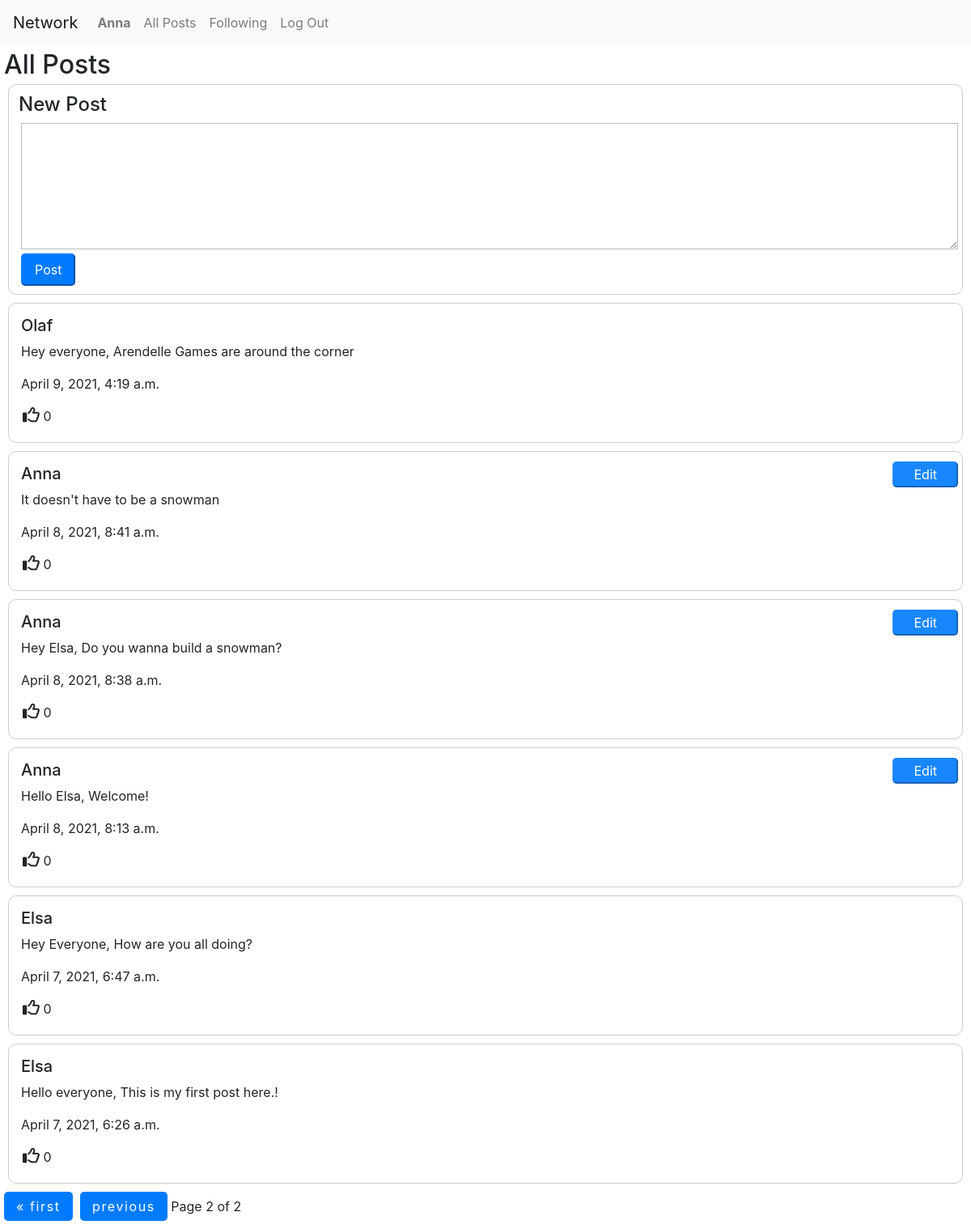
Screenshot of /?page=2 (signed in) with the database file from the repository.
### network/models.py (models this page shows, shortened)
class User(AbstractUser):
    pass

class Post(models.Model):
    name = models.ForeignKey(User, on_delete=models.CASCADE, related_name="user_posts")
    content = models.TextField()
    likes = models.IntegerField(default=0)
    timestamp = models.DateTimeField(auto_now_add=True)

### network/views.py (the view)
# urls.py: path("", views.index, name="index"),
@csrf_exempt
def index(request):
    postings = Post.objects.all().order_by('-timestamp')
    paginator = Paginator(postings, 10)
    page_number = request.GET.get('page')
    page_obj = paginator.get_page(page_number)
    liked_posts = []
    for page in page_obj:
        a = Like.objects.filter(post=page)
        if len(a) > 0:
            liked_posts.append(page)
    print('---------------')
    print(liked_posts)
    print('---------------')
    return render(request, "network/index.html", {
    "page_obj": page_obj, "next": next, "previous": "false", "extra_space": len(paginator.page(1).object_list), "liked_posts": liked_posts
    })

### network/templates/network/index.html (shortened to what this page needs)
{% extends "network/layout.html" %}
{% block body %}
{% if user.is_authenticated %}
<h2>All Posts</h2>
    <div class="NewPost">
      <h4>New Post</h4>
      <form id="post_form">
        <textarea name="name" rows="6" id="post_content"></textarea>
        <input type="submit" value="Post">
      </form>
    </div>
    <div class="displayposts">
      {% for post in page_obj %}
        <div class="displaysinglepost">
          {% if request.user.username == post.name.username %}
          <div class="editpost">
            <button type="button" class="editbutton" data-page= {{ post.id }}>Edit</button>
          </div>
          {% endif %}
          <div class="post_user">
            <h5>{{post.name.username}}</h5>
          </div>
          <p>{{post.content}}</p>
          <p>{{ post.timestamp }}</p>
          <div class="like">
            {% if post in liked_posts %}
            <i class="fas fa-thumbs-up" style="font-size: 21px; color: blue;" data-page= {{ post.id }}></i>
            {% else %}
            <i class="far fa-thumbs-up" style="font-size: 21px;" data-page= {{ post.id }}></i>
            {% endif %}
            <span id="post_likes">{{ post.likes }}</span>
          </div>
        </div>
      {% endfor %}
    </div>
    <div class="pagination">
    <span class="step-links">
        {% if page_obj.has_previous %}
            <a href="?page=1">&laquo; first</a>
            <a href="?page={{ page_obj.previous_page_number }}">previous</a>
        {% endif %}
        <span class="current">
            Page {{ page_obj.number }} of {{ page_obj.paginator.num_pages }}
        </span>
    </span>
    </div>
{% endif %}
{% endblock %}

### network/templates/network/layout.html (shortened to what this page needs)
{% load static %}
<!DOCTYPE html>
<html lang="en">
    <head>
        <link rel="stylesheet" href="https://stackpath.bootstrapcdn.com/bootstrap/4.4.1/css/bootstrap.min.css">
        <link href="{% static 'network/styles.css' %}" rel="stylesheet">
    </head>
    <body>
        <nav class="navbar navbar-expand-lg navbar-light bg-light">
            <a class="navbar-brand" href="#">Network</a>
            <div>
              <ul class="navbar-nav mr-auto">
                {% if user.is_authenticated %}
                    <li class="nav-item">
                        <a class="nav-link" href="#"><strong>{{ user.username }}</strong></a>
                    </li>
                {% endif %}
                <li class="nav-item">
                  <a class="nav-link" href="{% url 'index' %}">All Posts</a>
                </li>
                {% if user.is_authenticated %}
                    <li class="nav-item">
                        <a class="nav-link" href="#">Following</a>
                    </li>
                    <li class="nav-item">
                        <a class="nav-link" href="{% url 'logout' %}">Log Out</a>
                    </li>
                {% endif %}
              </ul>
            </div>
          </nav>
        <div class="body">
            {% block body %}
            {% endblock %}
        </div>
    </body>
</html>

### network/static/network/styles.css (style rules this page uses)
* { box-sizing: border-box; }
h2 { margin: 5px; }
h4 { margin-left: 2px; }
.NewPost { margin-left: 10px; margin-right: 10px; padding: 10px; border: 1px solid #ccc; border-radius: 10px; }
.NewPost textarea { display: block; width: 100%; margin: 5px; padding: 5px; border-color: #bbb; }
.NewPost input[type="submit"], .step-links a { display: inline-block; margin-left: 5px; background-color: #007bff; border-color: #007bff; border-radius: 5px; padding: 6px 15px; color: white; }
.displaysinglepost { margin: 10px; padding: 15px; border: 1px solid #ccc; border-radius: 10px; }
.like { margin: 5px 0 5px 2px; }
.displaysinglepost { position: relative; }
.editpost { position: absolute; right: 5px; top: 12px; }
.editbutton { background-color: #007bff; border-color: #007bff; border-radius: 5px; padding: 2px 24px; color: white; opacity: 0.9; }
.step-links a { letter-spacing: 0.1em; }
.pagination { margin-bottom: 10px; }

### rows the page displays
User: username "Anna"
Post: name.username "Olaf", content "Hey everyone, Arendelle Games are around the corner", timestamp "April 9, 2021, 4:19 a.m.", likes "0"
Post: name.username "Anna", content "It doesn't have to be a snowman", timestamp "April 8, 2021, 8:41 a.m.", likes "0"
Post: name.username "Anna", content "Hey Elsa, Do you wanna build a snowman?", timestamp "April 8, 2021, 8:38 a.m.", likes "0"
Post: name.username "Anna", content "Hello Elsa, Welcome!", timestamp "April 8, 2021, 8:13 a.m.", likes "0"
Post: name.username "Elsa", content "Hey Everyone, How are you all doing?", timestamp "April 7, 2021, 6:47 a.m.", likes "0"
Post: name.username "Elsa", content "Hello everyone, This is my first post here.!", timestamp "April 7, 2021, 6:26 a.m.", likes "0"

### other values shown
{{ page_obj.number }} "2"
{{ page_obj.paginator.num_pages }} "2"
